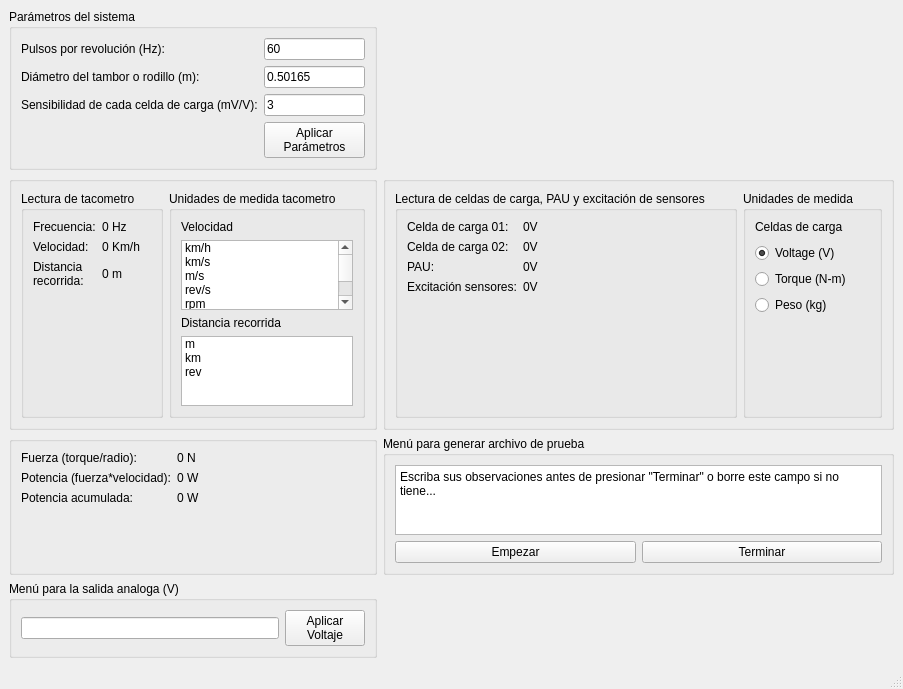
<?xml version="1.0" encoding="UTF-8"?>
<ui version="4.0">
 <class>MainWindow</class>
 <widget class="QMainWindow" name="MainWindow">
  <property name="geometry">
   <rect>
    <x>0</x>
    <y>0</y>
    <width>779</width>
    <height>654</height>
   </rect>
  </property>
  <property name="windowTitle">
   <string>Interfaz de Gestión de Dinamometro</string>
  </property>
  <widget class="QWidget" name="centralwidget">
   <layout class="QGridLayout" name="gridLayout">
    <item row="1" column="1">
     <widget class="QGroupBox" name="groupBox_6">
      <property name="title">
       <string/>
      </property>
      <layout class="QHBoxLayout" name="horizontalLayout_6">
       <item>
        <widget class="QGroupBox" name="groupBox">
         <property name="title">
          <string>Lectura de celdas de carga, PAU y excitación de sensores </string>
         </property>
         <layout class="QFormLayout" name="formLayout_3">
          <item row="0" column="0">
           <widget class="QLabel" name="Ch1_">
            <property name="text">
             <string>Celda de carga 01:</string>
            </property>
           </widget>
          </item>
          <item row="0" column="1">
           <widget class="QLabel" name="Chan1">
            <property name="text">
             <string>0V</string>
            </property>
           </widget>
          </item>
          <item row="1" column="0">
           <widget class="QLabel" name="Ch2_">
            <property name="text">
             <string>Celda de carga 02:</string>
            </property>
           </widget>
          </item>
          <item row="1" column="1">
           <widget class="QLabel" name="Chan2">
            <property name="text">
             <string>0V</string>
            </property>
           </widget>
          </item>
          <item row="2" column="0">
           <widget class="QLabel" name="Ch3_">
            <property name="text">
             <string>PAU:</string>
            </property>
           </widget>
          </item>
          <item row="2" column="1">
           <widget class="QLabel" name="Chan3">
            <property name="text">
             <string>0V</string>
            </property>
           </widget>
          </item>
          <item row="3" column="0">
           <widget class="QLabel" name="Ch4_">
            <property name="text">
             <string>Excitación sensores:</string>
            </property>
           </widget>
          </item>
          <item row="3" column="1">
           <widget class="QLabel" name="Chan4">
            <property name="text">
             <string>0V</string>
            </property>
           </widget>
          </item>
         </layout>
        </widget>
       </item>
       <item>
        <widget class="QGroupBox" name="groupBox_7">
         <property name="title">
          <string>Unidades de medida</string>
         </property>
         <layout class="QVBoxLayout" name="verticalLayout_9">
          <item>
           <layout class="QVBoxLayout" name="verticalLayout_8">
            <item>
             <widget class="QLabel" name="label_3">
              <property name="text">
               <string>Celdas de carga</string>
              </property>
              <property name="alignment">
               <set>Qt::AlignLeading|Qt::AlignLeft|Qt::AlignTop</set>
              </property>
             </widget>
            </item>
            <item>
             <widget class="QRadioButton" name="Celda0">
              <property name="text">
               <string>Voltage (V)</string>
              </property>
              <property name="checked">
               <bool>true</bool>
              </property>
             </widget>
            </item>
            <item>
             <widget class="QRadioButton" name="Celda1">
              <property name="text">
               <string>Torque (N-m)</string>
              </property>
             </widget>
            </item>
            <item>
             <widget class="QRadioButton" name="Celda2">
              <property name="text">
               <string>Peso (kg)</string>
              </property>
             </widget>
            </item>
            <item>
             <widget class="QLabel" name="label_4">
              <property name="text">
               <string/>
              </property>
             </widget>
            </item>
            <item>
             <widget class="QLabel" name="label_5">
              <property name="text">
               <string/>
              </property>
             </widget>
            </item>
            <item>
             <widget class="QLabel" name="label_6">
              <property name="text">
               <string/>
              </property>
             </widget>
            </item>
            <item>
             <widget class="QLabel" name="label_7">
              <property name="text">
               <string/>
              </property>
             </widget>
            </item>
           </layout>
          </item>
         </layout>
        </widget>
       </item>
      </layout>
     </widget>
    </item>
    <item row="3" column="0">
     <widget class="QGroupBox" name="groupBox_8">
      <property name="title">
       <string/>
      </property>
      <layout class="QVBoxLayout" name="verticalLayout">
       <item>
        <layout class="QFormLayout" name="formLayout_9">
         <item row="0" column="0">
          <widget class="QLabel" name="Fuerza">
           <property name="text">
            <string>Fuerza (torque/radio):</string>
           </property>
          </widget>
         </item>
         <item row="0" column="1">
          <widget class="QLabel" name="Fuerza_value">
           <property name="text">
            <string>0 N</string>
           </property>
          </widget>
         </item>
         <item row="1" column="0">
          <widget class="QLabel" name="Potencia">
           <property name="text">
            <string>Potencia (fuerza*velocidad):</string>
           </property>
          </widget>
         </item>
         <item row="1" column="1">
          <widget class="QLabel" name="Potencia_value">
           <property name="text">
            <string>0 W</string>
           </property>
          </widget>
         </item>
         <item row="2" column="0">
          <widget class="QLabel" name="PotenciaAcu">
           <property name="text">
            <string>Potencia acumulada:</string>
           </property>
          </widget>
         </item>
         <item row="2" column="1">
          <widget class="QLabel" name="PotenciaAcu_value">
           <property name="text">
            <string>0 W</string>
           </property>
          </widget>
         </item>
        </layout>
       </item>
      </layout>
     </widget>
    </item>
    <item row="0" column="0">
     <widget class="QGroupBox" name="groupBox_3">
      <property name="title">
       <string>Parámetros del sistema</string>
      </property>
      <layout class="QVBoxLayout" name="verticalLayout_7">
       <item>
        <layout class="QFormLayout" name="formLayout_6">
         <item row="0" column="0">
          <widget class="QLabel" name="Pulsos">
           <property name="text">
            <string>Pulsos por revolución (Hz):</string>
           </property>
          </widget>
         </item>
         <item row="0" column="1">
          <widget class="QLineEdit" name="Pulsos_value">
           <property name="text">
            <string>60</string>
           </property>
          </widget>
         </item>
         <item row="1" column="0">
          <widget class="QLabel" name="DiametroTambor">
           <property name="text">
            <string>Diámetro del tambor o rodillo (m):</string>
           </property>
          </widget>
         </item>
         <item row="1" column="1">
          <widget class="QLineEdit" name="DiametroTambor_value">
           <property name="text">
            <string>0.50165</string>
           </property>
          </widget>
         </item>
         <item row="2" column="1">
          <widget class="QLineEdit" name="SencibilidadCelda_value">
           <property name="text">
            <string>3</string>
           </property>
          </widget>
         </item>
         <item row="2" column="0">
          <widget class="QLabel" name="SensibilidaCeldad">
           <property name="text">
            <string>Sensibilidad de cada celda de carga (mV/V):</string>
           </property>
          </widget>
         </item>
         <item row="3" column="1">
          <widget class="QPushButton" name="button_parametro">
           <property name="text">
            <string>Aplicar
Parámetros</string>
           </property>
          </widget>
         </item>
        </layout>
       </item>
      </layout>
     </widget>
    </item>
    <item row="1" column="0">
     <widget class="QGroupBox" name="groupBox_4">
      <property name="title">
       <string/>
      </property>
      <layout class="QHBoxLayout" name="horizontalLayout_3">
       <item>
        <widget class="QGroupBox" name="groupBox_2">
         <property name="title">
          <string>Lectura de tacometro</string>
         </property>
         <layout class="QVBoxLayout" name="verticalLayout_4">
          <item>
           <layout class="QFormLayout" name="formLayout_2">
            <item row="0" column="0">
             <widget class="QLabel" name="Frecuency_2">
              <property name="text">
               <string>Frecuencia:</string>
              </property>
             </widget>
            </item>
            <item row="0" column="1">
             <widget class="QLabel" name="Frecuency">
              <property name="text">
               <string>0 Hz</string>
              </property>
             </widget>
            </item>
            <item row="1" column="0">
             <widget class="QLabel" name="Velocidad">
              <property name="text">
               <string>Velocidad:</string>
              </property>
             </widget>
            </item>
            <item row="1" column="1">
             <widget class="QLabel" name="Velocida_value">
              <property name="text">
               <string>0 Km/h</string>
              </property>
             </widget>
            </item>
            <item row="2" column="0">
             <widget class="QLabel" name="Distancia">
              <property name="text">
               <string>Distancia
recorrida:</string>
              </property>
             </widget>
            </item>
            <item row="2" column="1">
             <widget class="QLabel" name="Distancia_value">
              <property name="text">
               <string>0 m</string>
              </property>
             </widget>
            </item>
           </layout>
          </item>
         </layout>
        </widget>
       </item>
       <item>
        <widget class="QGroupBox" name="groupBox_5">
         <property name="title">
          <string>Unidades de medida tacometro</string>
         </property>
         <layout class="QVBoxLayout" name="verticalLayout_3">
          <item>
           <layout class="QVBoxLayout" name="verticalLayout_2">
            <item>
             <widget class="QLabel" name="label">
              <property name="text">
               <string>Velocidad</string>
              </property>
             </widget>
            </item>
            <item>
             <widget class="QListWidget" name="listWidget">
              <property name="sortingEnabled">
               <bool>false</bool>
              </property>
              <item>
               <property name="text">
                <string>km/h</string>
               </property>
              </item>
              <item>
               <property name="text">
                <string>km/s</string>
               </property>
              </item>
              <item>
               <property name="text">
                <string>m/s</string>
               </property>
              </item>
              <item>
               <property name="text">
                <string>rev/s</string>
               </property>
              </item>
              <item>
               <property name="text">
                <string>rpm</string>
               </property>
              </item>
              <item>
               <property name="text">
                <string>pulsos/min</string>
               </property>
              </item>
             </widget>
            </item>
           </layout>
          </item>
          <item>
           <layout class="QVBoxLayout" name="verticalLayout_5">
            <item>
             <widget class="QLabel" name="label_2">
              <property name="text">
               <string>Distancia recorrida</string>
              </property>
             </widget>
            </item>
            <item>
             <widget class="QListWidget" name="listWidget_2">
              <item>
               <property name="text">
                <string>m</string>
               </property>
              </item>
              <item>
               <property name="text">
                <string>km</string>
               </property>
              </item>
              <item>
               <property name="text">
                <string>rev</string>
               </property>
              </item>
             </widget>
            </item>
           </layout>
          </item>
         </layout>
        </widget>
       </item>
      </layout>
     </widget>
    </item>
    <item row="4" column="0">
     <widget class="QGroupBox" name="groupBox_9">
      <property name="title">
       <string>Menú para la salida analoga (V)</string>
      </property>
      <layout class="QHBoxLayout" name="horizontalLayout_8">
       <item>
        <layout class="QHBoxLayout" name="horizontalLayout_2">
         <item>
          <widget class="QLineEdit" name="InputVoltage"/>
         </item>
         <item>
          <widget class="QPushButton" name="Aplicar">
           <property name="text">
            <string>Aplicar
Voltaje</string>
           </property>
          </widget>
         </item>
        </layout>
       </item>
      </layout>
     </widget>
    </item>
    <item row="3" column="1">
     <widget class="QGroupBox" name="groupBox_10">
      <property name="title">
       <string>Menú para generar archivo de prueba</string>
      </property>
      <layout class="QVBoxLayout" name="verticalLayout_10">
       <item>
        <widget class="QPlainTextEdit" name="plainTextEdit">
         <property name="plainText">
          <string>Escriba sus observaciones antes de presionar &quot;Terminar&quot; o borre este campo si no tiene...</string>
         </property>
        </widget>
       </item>
       <item>
        <layout class="QHBoxLayout" name="horizontalLayout_9">
         <item>
          <widget class="QPushButton" name="pushButton_2">
           <property name="text">
            <string>Empezar</string>
           </property>
          </widget>
         </item>
         <item>
          <widget class="QPushButton" name="pushButton">
           <property name="text">
            <string>Terminar</string>
           </property>
          </widget>
         </item>
        </layout>
       </item>
      </layout>
     </widget>
    </item>
   </layout>
  </widget>
  <widget class="QStatusBar" name="statusbar"/>
 </widget>
 <resources/>
 <connections/>
</ui>
